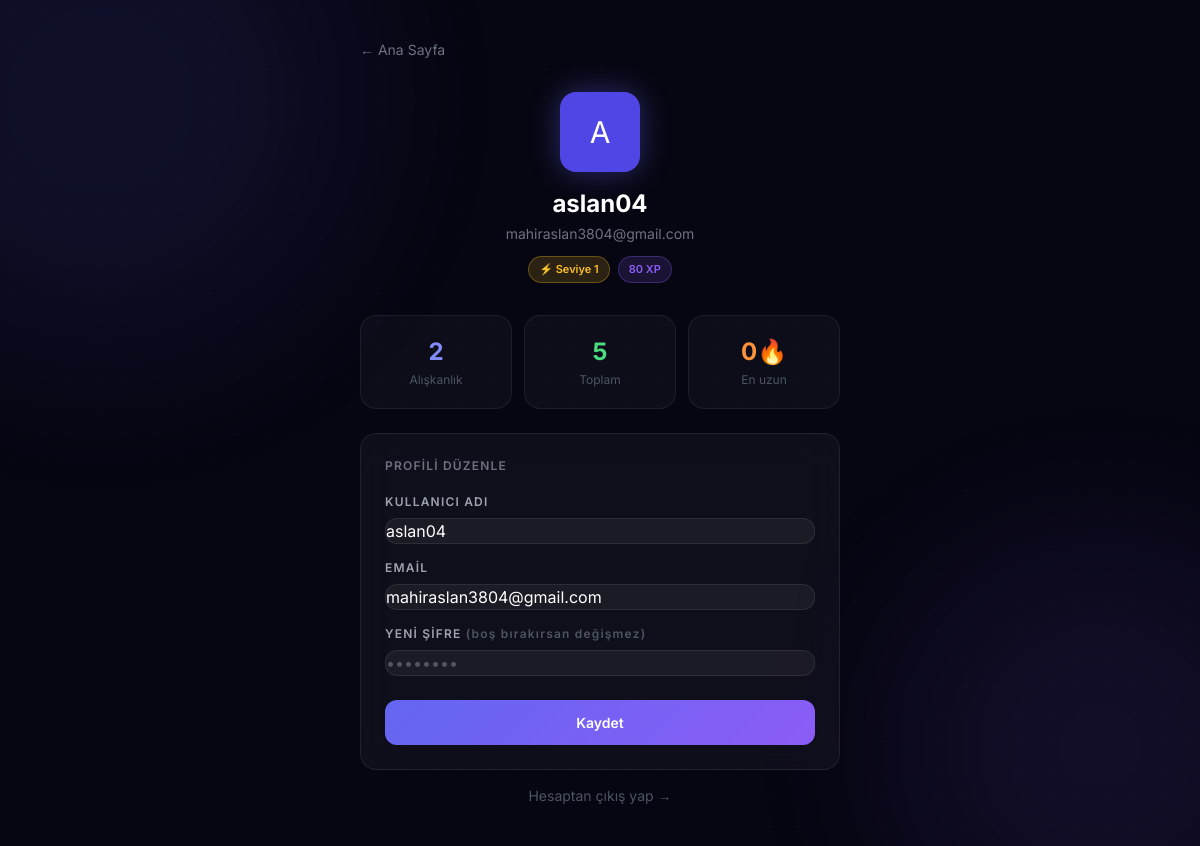
The app's page /profile (signed in), older data.
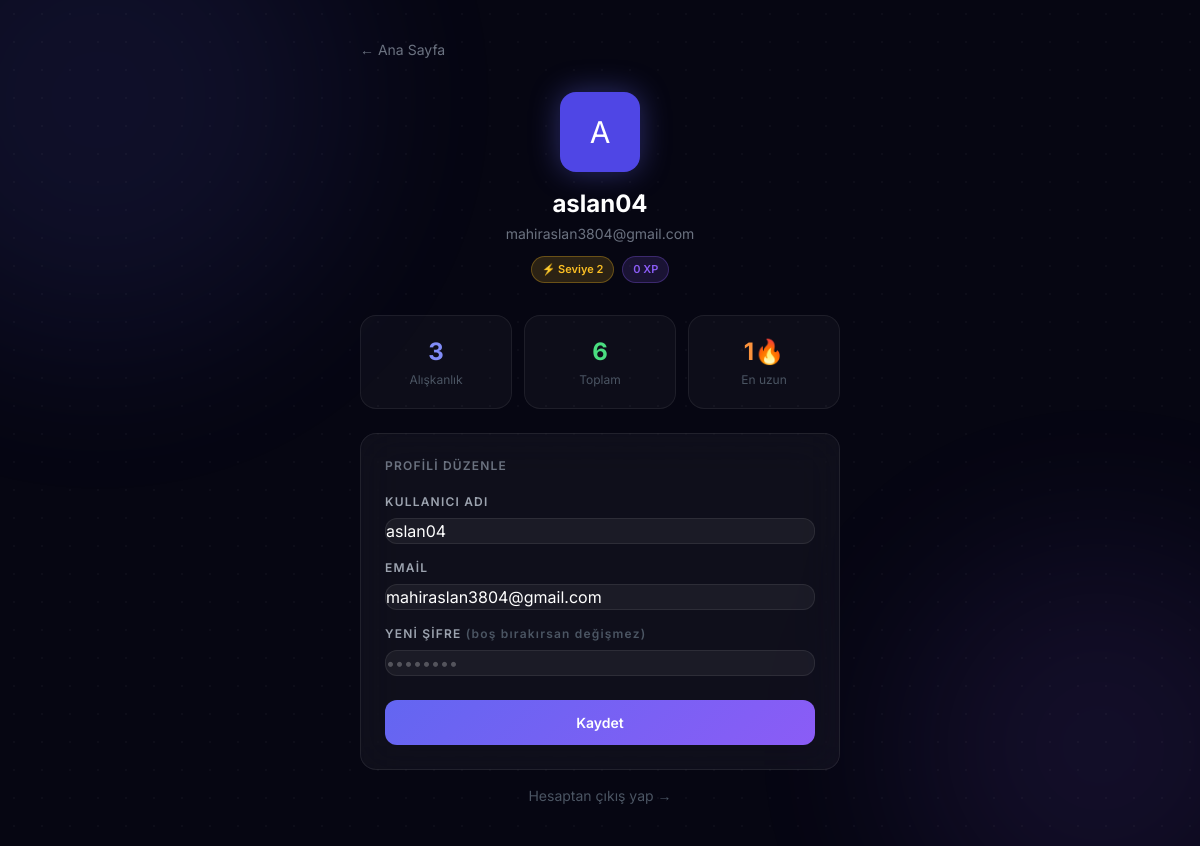
The same page, newer data.
### app.py (models this page shows)
class User(UserMixin, db.Model):
    id = db.Column(db.Integer, primary_key=True)
    username = db.Column(db.String(80), unique=True, nullable=False)
    email = db.Column(db.String(120), unique=True, nullable=False)
    password = db.Column(db.String(200), nullable=False)
    xp = db.Column(db.Integer, default=0)
    level = db.Column(db.Integer, default=1)
    freeze_count = db.Column(db.Integer, default=3)
    onboarded = db.Column(db.Boolean, default=False)
    habits = db.relationship('Habit', backref='user', lazy=True, cascade='all, delete-orphan')
    todos = db.relationship('Todo', backref='user', lazy=True, cascade='all, delete-orphan')

### app.py (the view, shortened to what this page needs)
@app.route('/profile', methods=['GET', 'POST'])
@login_required
def profile():
    total_logs = sum(len(h.logs) for h in current_user.habits)
    max_streak = max((get_streak(h) for h in current_user.habits), default=0)
    return render_template('profile.html', user=current_user, total_logs=total_logs, max_streak=max_streak)

### app.py (called while the page is built)
@login_manager.user_loader
def load_user(user_id):
    return User.query.get(int(user_id))

def get_streak(habit):
    streak = 0
    check_date = date.today()
    log_dates = {l.date for l in habit.logs}
    while str(check_date) in log_dates:
        streak += 1
        check_date -= timedelta(days=1)
    return streak

### templates/profile.html (shortened to what this page needs)
<!DOCTYPE html>
<html lang="tr" data-theme="dark">
<head>
    <script src="https://cdn.tailwindcss.com"></script>
</head>
<body>
<div class="bg-orb orb1"></div>
<div class="bg-orb orb2"></div>
<div class="dot-grid"></div>
<div class="relative z-10 max-w-lg mx-auto px-4 py-10">
    <a href="/" class="flex items-center gap-2 text-gray-500 hover:text-white transition mb-8 text-sm">
        ← Ana Sayfa
    </a>
    <div class="text-center mb-8 slide-up">
        <div class="w-20 h-20 rounded-2xl bg-indigo-600 flex items-center justify-center text-3xl mx-auto mb-4" style="box-shadow:0 0 30px rgba(99,102,241,0.4)">
            {{ user.username[0].upper() }}
        </div>
        <h1 class="text-2xl font-bold">{{ user.username }}</h1>
        <p class="text-gray-500 text-sm mt-1">{{ user.email }}</p>
        <div class="flex items-center justify-center gap-2 mt-3">
            <span class="badge badge-gold">⚡ Seviye {{ user.level }}</span>
            <span class="badge badge-purple">{{ user.xp }} XP</span>
        </div>
    </div>
    <div class="grid grid-cols-3 gap-3 mb-6 slide-up">
        <div class="stat-card">
            <p class="text-2xl font-bold text-indigo-400">{{ user.habits|length }}</p>
            <p class="text-xs text-gray-600 mt-1">Alışkanlık</p>
        </div>
        <div class="stat-card">
            <p class="text-2xl font-bold text-green-400">{{ total_logs }}</p>
            <p class="text-xs text-gray-600 mt-1">Toplam</p>
        </div>
        <div class="stat-card">
            <p class="text-2xl font-bold text-orange-400">{{ max_streak }}🔥</p>
            <p class="text-xs text-gray-600 mt-1">En uzun</p>
        </div>
    </div>
    <div class="glass rounded-2xl p-6 mb-4 slide-up">
        <p class="text-xs text-gray-500 uppercase tracking-widest mb-5 font-semibold">Profili Düzenle</p>
        <form method="POST" action="/profile">
            <div class="mb-4">
                <label class="text-xs text-gray-400 uppercase tracking-widest mb-2 block font-semibold">Kullanıcı Adı</label>
                <input type="text" name="username" value="{{ user.username }}" placeholder="Kullanıcı adı">
            </div>
            <div class="mb-4">
                <label class="text-xs text-gray-400 uppercase tracking-widest mb-2 block font-semibold">Email</label>
                <input type="email" name="email" value="{{ user.email }}" placeholder="Email">
            </div>
            <div class="mb-6">
                <label class="text-xs text-gray-400 uppercase tracking-widest mb-2 block font-semibold">Yeni Şifre <span class="text-gray-600 normal-case">(boş bırakırsan değişmez)</span></label>
                <input type="password" name="password" placeholder="••••••••">
            </div>
            <button type="submit" class="btn">Kaydet</button>
        </form>
    </div>
    <a href="/logout" class="block text-center text-sm text-gray-600 hover:text-red-400 transition mt-4">
        Hesaptan çıkış yap →
    </a>
</div>
</body>
</html>

### templates/profile.html (style rules this page uses)
* { font-family: 'Inter', sans-serif; }
body { background: #060612; min-height: 100vh; color: white; }
.bg-orb { position: fixed; border-radius: 50%; filter: blur(90px); opacity: 0.1; pointer-events: none; animation: float 8s ease-in-out infinite; }
.orb1 { width:500px;height:500px;background:#6366f1;top:-150px;left:-150px }
.orb2 { width:400px;height:400px;background:#8b5cf6;bottom:-100px;right:-100px;animation-delay:3s }
.dot-grid { position:fixed;inset:0;background-image:radial-gradient(rgba(255,255,255,0.03) 1px,transparent 1px);background-size:28px 28px;pointer-events:none }
.glass { background:rgba(255,255,255,0.04);backdrop-filter:blur(20px);border:1px solid rgba(255,255,255,0.08) }
input { background:rgba(255,255,255,0.05)!important;border:1px solid rgba(255,255,255,0.08)!important;color:white!important;transition:all 0.3s;width:100%;padding:12px 16px;border-radius:12px;font-size:14px;outline:none }
input::placeholder { color:rgba(255,255,255,0.25)!important }
.btn { background:linear-gradient(135deg,#6366f1,#8b5cf6);color:white;padding:12px;border-radius:12px;font-weight:600;font-size:14px;width:100%;cursor:pointer;transition:all 0.3s;border:none }
.stat-card { background:rgba(255,255,255,0.03);border:1px solid rgba(255,255,255,0.07);border-radius:16px;padding:20px;text-align:center }
.slide-up { animation:slideUp 0.5s ease forwards }
.badge { display:inline-flex;align-items:center;gap:4px;padding:4px 10px;border-radius:99px;font-size:11px;font-weight:600 }
.badge-gold { background:rgba(251,191,36,0.15);border:1px solid rgba(251,191,36,0.3);color:#fbbf24 }
.badge-purple { background:rgba(139,92,246,0.15);border:1px solid rgba(139,92,246,0.3);color:#8b5cf6 }

Row changes from the older to the newer data that the page shows:
changed User "aslan04": level "1" → "2"; xp "80" → "0"
Text that changed along with them:
{{ user.habits|length }}: "2" → "3"
{{ total_logs }}: "5" → "6"
{{ max_streak }}: "0" → "1"
